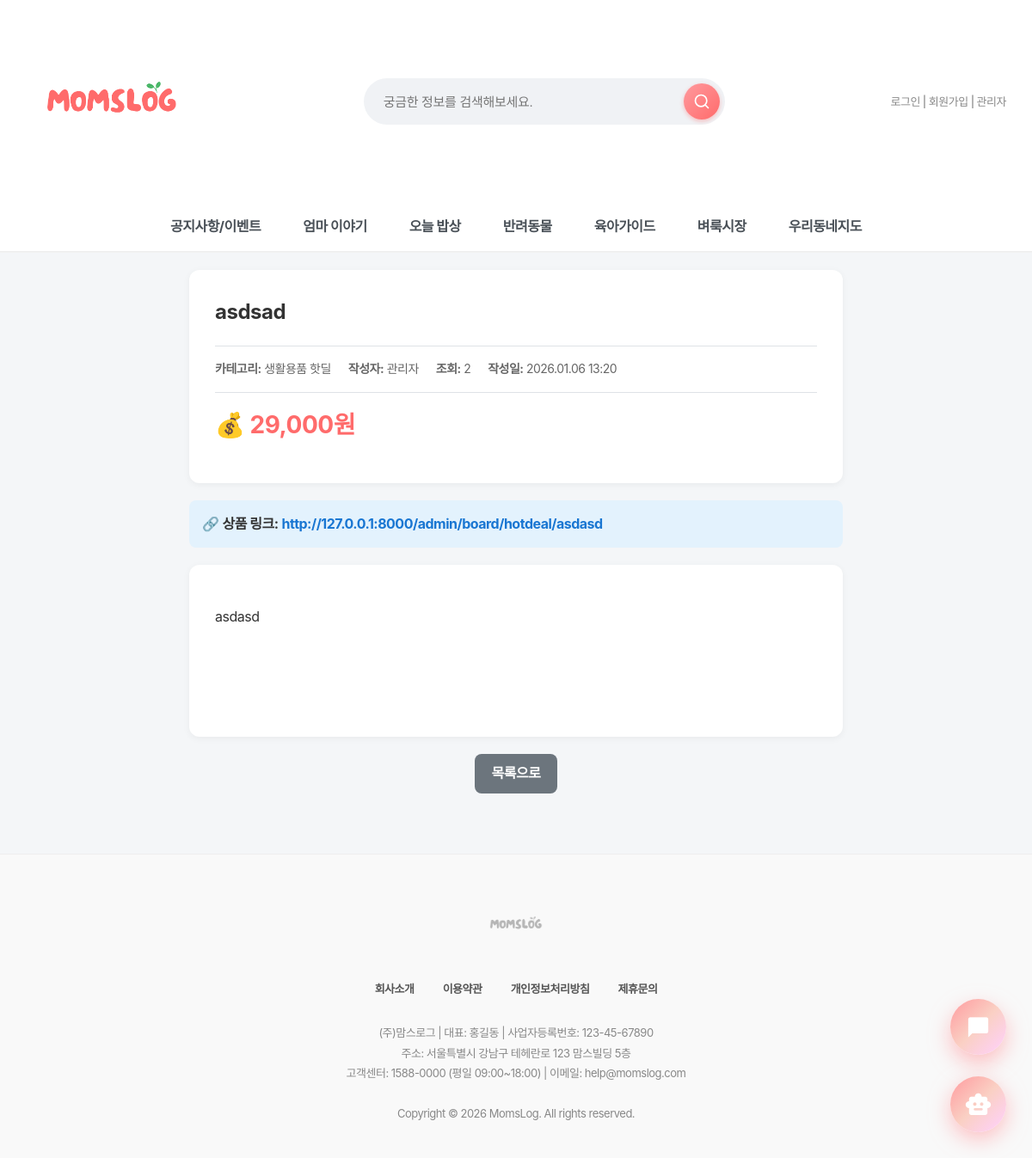
Screenshot of /board/hotdeal/9/ with the database file from the repository.
### board/models.py (models this page shows, shortened)
class HotDeal(models.Model):
    CATEGORY_CHOICES = [
        ('all', '전체보기'),
        ('baby', '육아용품 핫딜'),
        ('life', '생활용품 핫딜'),
        ('event', '이벤트/체험단'),
    ]
    REGION_CHOICES = [
        ('seoul', '서울시'),
        ('gyeonggi', '경기도'),
        ('incheon', '인천시'),
        ('daejeon', '대전시'),
        ('daegu', '대구시'),
        ('busan', '부산시'),
        ('gwangju', '광주시'),
        ('ulsan', '울산시'),
        ('sejong', '세종시'),
        ('other', '기타'),
    ]
    title = models.CharField(max_length=200, verbose_name="제목")
    content = models.TextField(verbose_name="내용")
    category = models.CharField(max_length=10, choices=CATEGORY_CHOICES, default='all', verbose_name="카테고리")
    link = models.URLField(blank=True, null=True, verbose_name="상품 링크")
    price = models.CharField(max_length=50, blank=True, null=True, verbose_name="가격")
    author = models.ForeignKey(settings.AUTH_USER_MODEL, on_delete=models.CASCADE, verbose_name="작성자")
    created_at = models.DateTimeField(auto_now_add=True, verbose_name="작성일")
    views = models.IntegerField(default=0, verbose_name="조회수")
    region = models.CharField(max_length=20, choices=REGION_CHOICES, null=True, blank=True, verbose_name="지역")
    district = models.CharField(max_length=50, null=True, blank=True, verbose_name="구/군")
    dong = models.CharField(max_length=50, null=True, blank=True, verbose_name="동/읍/면")
    latitude = models.DecimalField(max_digits=9, decimal_places=6, null=True, blank=True, verbose_name="위도")
    longitude = models.DecimalField(max_digits=9, decimal_places=6, null=True, blank=True, verbose_name="경도")
    comment_count = models.IntegerField(default=0, verbose_name="댓글수")
    bookmark_count = models.IntegerField(default=0, verbose_name="저장수")
    popularity_score = models.FloatField(default=0, verbose_name="인기도 점수")
    is_pinned = models.BooleanField(default=False, verbose_name="운영진 고정")
    pinned_at = models.DateTimeField(null=True, blank=True, verbose_name="고정 시간")
    class Meta:
        verbose_name = '핫딜공유'
        verbose_name_plural = '핫딜공유'
        ordering = ['-created_at']
        indexes = [
            models.Index(fields=['-is_pinned', '-popularity_score', '-created_at']),
            models.Index(fields=['region', '-popularity_score']),
        ]

### accounts/models.py (models this page shows, shortened)
class User(AbstractUser):
    real_name = models.CharField("이름", max_length=30)
    nickname = models.CharField("닉네임", max_length=30, unique=True)
    jumin = models.CharField("주민번호", max_length=20)  # 000000-0000000
    phone = models.CharField("휴대폰 번호", max_length=20)
    email = models.EmailField("이메일", max_length=254)
    address = models.CharField("주소", max_length=200, blank=True, null=True)
    address_detail = models.CharField("상세주소", max_length=200, blank=True, null=True)
    point = models.PositiveIntegerField("포인트", default=0)
    grade = models.CharField("회원 등급", max_length=10, choices=GRADE_CHOICES, default="start")
    GENDER_CHOICES = [
        ('M', '남자'),
        ('F', '여자'),
    ]
    gender = models.CharField("성별", max_length=1, choices=GENDER_CHOICES, default='F')
    has_children = models.BooleanField("자녀 유무", default=False)
    CHILD_STAGE_CHOICES = [
        ("kindergarten", "유치원"),
        ("elementary", "초등학생"),
        ("middle", "중학생"),
        ("high", "고등학생"),
        ("adult", "성인"),
        ("other", "기타"),
    ]
    children_stages = models.JSONField("자녀 학령(복수)", default=list, blank=True)
    terms_agreed = models.BooleanField("약관 동의", default=False)

### board/views.py (the view)
# urls.py: path('hotdeal/<int:pk>/', views.hotdeal_detail, name='hotdeal_detail'),  # 상세보기
def hotdeal_detail(request, pk):
    from .models import HotDeal
    post = get_object_or_404(HotDeal, pk=pk)
    post.views += 1
    post.save()
    return render(request, 'board/hotdeal_detail.html', {'post': post})

### quests/context_processors.py (called while the page is built, shortened)
def today_quest(request):
    if not request.user.is_authenticated:
        return {
            "today_quest": None,
            "grade_progress": None,
        }

### board/templates/board/hotdeal_detail.html (shortened to what this page needs)
{% extends 'base.html' %}
{% load static %}
{% block content %}
<div class="hotdeal-detail-container">
    <div class="detail-header">
        <div class="detail-title">{{ post.title }}</div>
        <div class="detail-meta">
            <span><strong>카테고리:</strong> {{ post.get_category_display }}</span>
            <span><strong>작성자:</strong> {{ post.author.nickname }}</span>
            <span><strong>조회:</strong> {{ post.views }}</span>
            <span><strong>작성일:</strong> {{ post.created_at|date:"Y.m.d H:i" }}</span>
        </div>
        {% if post.price %}
        <div class="price-display">💰 {{ post.price }}</div>
        {% endif %}
    </div>
    {% if post.link %}
    <div class="detail-link">
        🔗 <strong>상품 링크:</strong> <a href="{{ post.link }}" target="_blank">{{ post.link }}</a>
    </div>
    {% endif %}
    <div class="detail-content">
        {{ post.content|linebreaks }}
    </div>
    <div class="detail-actions">
        <a href="{% url 'board:hotdeal_list' %}" class="btn btn-list">목록으로</a>
    </div>
</div>
{% endblock %}

### static/css/style.css (style rules this page uses)
body { font-family: "Pretendard Variable", "Pretendard", -apple-system, BlinkMacSystemFont, system-ui, Roboto, "Helvetica Neue", "Segoe UI", "Apple SD Gothic Neo", "Noto Sans KR", "Malgun Gothic", "Apple Color Emoji", "Segoe UI Emoji", "Segoe UI Symbol", sans-serif; margin: 0; padding: 0; background-color: #f4f6f8; color: #333; line-height: 1.6; letter-spacing: -0.5px; -webkit-font-smoothing: antialiased; -moz-osx-font-smoothing: grayscale; }
a { text-decoration: none; color: inherit; transition: all 0.3s ease; }

### static/css/mobile.css (style rules this page uses)
* { box-sizing: border-box; }

### static/css/darkmode.css (style rules this page uses)
body, header, .main-nav, .card, input, textarea, select, button, table { transition: background-color 0.3s ease, color 0.3s ease, border-color 0.3s ease; }

### static/css/premium-finish.css (style rules this page uses)
* { --transition-fast: 0.2s; --transition-normal: 0.3s; --transition-slow: 0.5s; --ease-spring: cubic-bezier(0.23, 1, 0.320, 1); --ease-smooth: cubic-bezier(0.25, 0.46, 0.45, 0.94); }

### static/css/chatbot.css (style rules this page uses)
:root { --primary-gradient: linear-gradient(135deg, #FF9A9E 0%, #FAD0C4 50%, #FFD1FF 100%); --glass-bg: rgba(255, 255, 255, 0.85); --glass-border: 1px solid rgba(255, 255, 255, 0.5); --shadow-xl: 0 20px 40px rgba(0, 0, 0, 0.1), 0 10px 20px rgba(0, 0, 0, 0.05); --text-dark: #2d3436; }
body { font-family: 'Pretendard', sans-serif; }

### main/templates/base.html (style rules this page uses)
* { font-family: "Pretendard", -apple-system, BlinkMacSystemFont, system-ui, Roboto, "Helvetica Neue", "Segoe UI", "Apple SD Gothic Neo", "Noto Sans KR", "Malgun Gothic", "Apple Color Emoji", "Segoe UI Emoji", "Segoe UI Symbol", sans-serif; }

### board/templates/board/hotdeal_detail.html (style rules this page uses)
.hotdeal-detail-container { max-width: 800px; margin: 0 auto; padding: 20px; }
.detail-header { background: white; padding: 30px; border-radius: 12px; box-shadow: 0 2px 8px rgba(0,0,0,0.05); margin-bottom: 20px; }
.detail-title { font-size: 24px; font-weight: bold; margin-bottom: 20px; color: #333; }
.detail-meta { display: flex; gap: 20px; padding: 15px 0; border-top: 1px solid #dee2e6; border-bottom: 1px solid #dee2e6; font-size: 14px; color: #666; }
.detail-content { background: white; padding: 30px; border-radius: 12px; box-shadow: 0 2px 8px rgba(0,0,0,0.05); margin-bottom: 20px; min-height: 200px; line-height: 1.8; }
.detail-link { background: #e3f2fd; padding: 15px; border-radius: 8px; margin-bottom: 20px; }
.detail-link a { color: #1976d2; font-weight: bold; text-decoration: none; }
.detail-actions { display: flex; gap: 10px; justify-content: center; margin-top: 20px; }
.btn { padding: 10px 20px; border: none; border-radius: 8px; cursor: pointer; font-weight: bold; text-decoration: none; display: inline-block; }
.btn-list { background: #6c757d; color: white; }
.price-display { font-size: 28px; color: #ff6b6b; font-weight: bold; margin: 15px 0; }

### rows the page displays
HotDeal: title "asdsad", category "생활용품 핫딜", author.nickname "관리자", views "2", created_at "2026.01.06 13:20", price "29,000원", link "http://127.0.0.1:8000/admin/board/hotdeal/asdasd", content "asdasd"
